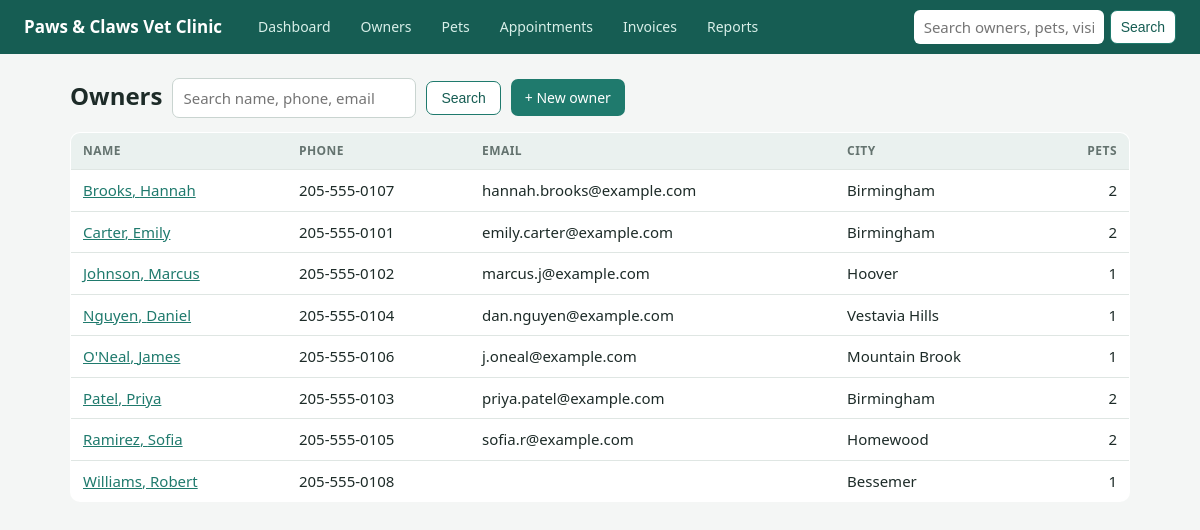
/owners, run on the app's committed database.
### tables this page shows
CREATE TABLE owner (
    owner_id        INTEGER PRIMARY KEY AUTOINCREMENT,
    first_name      VARCHAR(40)  NOT NULL,
    last_name       VARCHAR(40)  NOT NULL,
    phone           VARCHAR(20)  NOT NULL,
    email           VARCHAR(100) UNIQUE,
    street          VARCHAR(100),
    city            VARCHAR(50),
    state           CHAR(2),
    zip_code        VARCHAR(10),
    registered_date DATE         NOT NULL DEFAULT (date('now'))
);

### app/app.py (the view)
@app.route("/owners")
def owners():
    s = request.args.get("q", "").strip()
    like = f"%{s}%"
    rows = q("""SELECT o.*, (SELECT COUNT(*) FROM pet p WHERE p.owner_id=o.owner_id) pets FROM owner o
                WHERE ?='' OR first_name LIKE ? OR last_name LIKE ? OR phone LIKE ? OR email LIKE ?
                ORDER BY last_name, first_name""", (s, like, like, like, like))
    return render_template("owners.html", rows=rows, s=s)

### app/app.py (called while the page is built)
def db():
    if "db" not in g:
        g.db = sqlite3.connect(DB)
        g.db.row_factory = sqlite3.Row
        g.db.execute("PRAGMA foreign_keys = ON")
    return g.db

def q(sql, args=(), one=False):
    cur = db().execute(sql, args)
    rows = cur.fetchall()
    return (rows[0] if rows else None) if one else rows

### app/templates/owners.html
{% extends "base.html" %}{% block body %}
<div class="bar"><h1>Owners</h1><form class="sp bar" style="margin:0"><input name="q" placeholder="Search name, phone, email" value="{{ s }}"><button class="btn sec">Search</button></form><a class="btn" href="{{ url_for('owner_form') }}">+ New owner</a></div>
<table><tr><th>Name</th><th>Phone</th><th>Email</th><th>City</th><th class="num">Pets</th></tr>
{% for o in rows %}<tr><td><a href="{{ url_for('owner_detail', oid=o.owner_id) }}">{{ o.last_name }}, {{ o.first_name }}</a></td><td>{{ o.phone }}</td><td>{{ o.email or '' }}</td><td>{{ o.city or '' }}</td><td class="num">{{ o.pets }}</td></tr>
{% else %}<tr><td colspan="5" class="empty">No owners found.</td></tr>{% endfor %}</table>{% endblock %}

### app/static/style.css (style rules this page uses)
:root { --bg:#f4f6f5;--card:#fff;--ink:#1d2b28;--mute:#64736f;--brand:#1f7a6d;--brand-d:#165d53;--line:#dfe6e3;--bad:#b3261e;--ok:#2e7d32;--warn:#b26a00 }
* { box-sizing:border-box }
body { margin:0;font:15px/1.5 system-ui,-apple-system,"Segoe UI",Roboto,sans-serif;background:var(--bg);color:var(--ink) }
h1 { font-size:24px;margin:0 0 4px }
table { width:100%;border-collapse:collapse;background:var(--card);border:1px solid var(--line);border-radius:10px;overflow:hidden }
th { background:#eaf1ef;text-align:left;font-size:12px;text-transform:uppercase;letter-spacing:.04em;color:var(--mute);padding:9px 12px }
td { padding:9px 12px;border-top:1px solid var(--line);vertical-align:top }
td.num,th.num { text-align:right;font-variant-numeric:tabular-nums }
a { color:var(--brand) }
.btn { display:inline-block;background:var(--brand);color:#fff;border:0;border-radius:7px;padding:8px 14px;font-size:14px;cursor:pointer;text-decoration:none }
.btn.sec { background:#fff;color:var(--brand-d);border:1px solid var(--brand) }
.bar { display:flex;gap:10px;align-items:center;margin-bottom:14px;flex-wrap:wrap }
.bar .sp { margin-left:auto }
input,select,textarea { width:100%;padding:8px 10px;border:1px solid #c9d4d0;border-radius:7px;font:inherit;background:#fff }
.bar input,.bar select { width:auto }

### data on the page
owner: last_name "Brooks", first_name "Hannah", phone "205-555-0107", email "hannah.brooks@example.com", city "Birmingham", pets "2"
owner: last_name "Carter", first_name "Emily", phone "205-555-0101", email "emily.carter@example.com", city "Birmingham", pets "2"
owner: last_name "Johnson", first_name "Marcus", phone "205-555-0102", email "marcus.j@example.com", city "Hoover", pets "1"
owner: last_name "Nguyen", first_name "Daniel", phone "205-555-0104", email "dan.nguyen@example.com", city "Vestavia Hills", pets "1"
owner: last_name "O'Neal", first_name "James", phone "205-555-0106", email "j.oneal@example.com", city "Mountain Brook", pets "1"
owner: last_name "Patel", first_name "Priya", phone "205-555-0103", email "priya.patel@example.com", city "Birmingham", pets "2"
owner: last_name "Ramirez", first_name "Sofia", phone "205-555-0105", email "sofia.r@example.com", city "Homewood", pets "2"
owner: last_name "Williams", first_name "Robert", phone "205-555-0108", city "Bessemer", pets "1"
